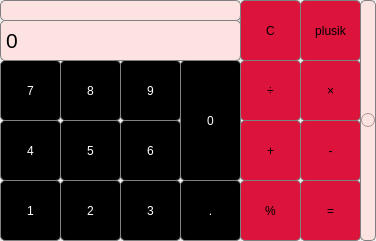
<?xml version="1.0" encoding="UTF-8"?>
<ui version="4.0">
 <class>MainWindow</class>
 <widget class="QMainWindow" name="MainWindow">
  <property name="geometry">
   <rect>
    <x>0</x>
    <y>0</y>
    <width>376</width>
    <height>241</height>
   </rect>
  </property>
  <property name="sizePolicy">
   <sizepolicy hsizetype="Preferred" vsizetype="Preferred">
    <horstretch>0</horstretch>
    <verstretch>0</verstretch>
   </sizepolicy>
  </property>
  <property name="windowTitle">
   <string>Calculator</string>
  </property>
  <widget class="QWidget" name="centralwidget">
   <property name="styleSheet">
    <string notr="true"/>
   </property>
   <widget class="QLabel" name="label">
    <property name="geometry">
     <rect>
      <x>0</x>
      <y>20</y>
      <width>241</width>
      <height>41</height>
     </rect>
    </property>
    <property name="font">
     <font>
      <pointsize>16</pointsize>
      <weight>50</weight>
      <italic>false</italic>
      <bold>false</bold>
      <underline>false</underline>
      <strikeout>false</strikeout>
      <kerning>true</kerning>
     </font>
    </property>
    <property name="styleSheet">
     <string notr="true">QLabel {
 qproperty-alignment: 'AlignVCenter | AlignRight';
 border: 1px solid gray;
background-color : #FDE2E2;
border-radius: 5px
}</string>
    </property>
    <property name="text">
     <string>0</string>
    </property>
   </widget>
   <widget class="QPushButton" name="pushButton_clear">
    <property name="geometry">
     <rect>
      <x>240</x>
      <y>0</y>
      <width>61</width>
      <height>61</height>
     </rect>
    </property>
    <property name="styleSheet">
     <string notr="true">QPushButton {
 background-color: crimson;
 border: 1px solid gray;
   border-radius: 5px;
}
QPushButton:pressed {
 background-color: qlineargradient(x1: 0, y1: 0, x2: 1, y2: 1,
stop: 0 #F3184B, stop: 1 #FF9AFF);
}</string>
    </property>
    <property name="text">
     <string>С</string>
    </property>
   </widget>
   <widget class="QPushButton" name="pushButton_7">
    <property name="geometry">
     <rect>
      <x>0</x>
      <y>60</y>
      <width>61</width>
      <height>61</height>
     </rect>
    </property>
    <property name="styleSheet">
     <string notr="true">QPushButton {
 background-color: black;
 border: 1px solid gray;
   border-radius: 5px;
color: white;
}
QPushButton:pressed {
 background-color: qlineargradient(x1: 0, y1: 0, x2: 0, y2: 1,
stop: 0 #b28fe6, stop: 1 #e68fc1);
}</string>
    </property>
    <property name="text">
     <string>7</string>
    </property>
   </widget>
   <widget class="QPushButton" name="pushButton_8">
    <property name="geometry">
     <rect>
      <x>60</x>
      <y>60</y>
      <width>61</width>
      <height>61</height>
     </rect>
    </property>
    <property name="styleSheet">
     <string notr="true">QPushButton {
 background-color: black;
 border: 1px solid gray;
   border-radius: 5px;
color: white;
}
QPushButton:pressed {
 background-color: qlineargradient(x1: 0, y1: 0, x2: 0, y2: 1,
stop: 0 #b28fe6, stop: 1 #e68fc1);
}</string>
    </property>
    <property name="text">
     <string>8</string>
    </property>
   </widget>
   <widget class="QPushButton" name="pushButton_9">
    <property name="geometry">
     <rect>
      <x>120</x>
      <y>60</y>
      <width>61</width>
      <height>61</height>
     </rect>
    </property>
    <property name="styleSheet">
     <string notr="true">QPushButton {
 background-color: black;
 border: 1px solid gray;
   border-radius: 5px;
color: white;
}
QPushButton:pressed {
 background-color: qlineargradient(x1: 0, y1: 0, x2: 0, y2: 1,
stop: 0 #b28fe6, stop: 1 #e68fc1);
}</string>
    </property>
    <property name="text">
     <string>9</string>
    </property>
   </widget>
   <widget class="QPushButton" name="pushButton_0">
    <property name="geometry">
     <rect>
      <x>180</x>
      <y>60</y>
      <width>61</width>
      <height>121</height>
     </rect>
    </property>
    <property name="styleSheet">
     <string notr="true">QPushButton {
 background-color: black;
 border: 1px solid gray;
   border-radius: 5px;
color: white;
}
QPushButton:pressed {
 background-color: qlineargradient(x1: 0, y1: 0, x2: 0, y2: 1,
stop: 0 #b28fe6, stop: 1 #e68fc1);
}</string>
    </property>
    <property name="text">
     <string>0</string>
    </property>
   </widget>
   <widget class="QPushButton" name="pushButton_divide">
    <property name="geometry">
     <rect>
      <x>240</x>
      <y>60</y>
      <width>61</width>
      <height>61</height>
     </rect>
    </property>
    <property name="styleSheet">
     <string notr="true">QPushButton {
 background-color: crimson;
 border: 1px solid gray;
   border-radius: 5px;
}
QPushButton:pressed {
 background-color: qlineargradient(x1: 0, y1: 0, x2: 1, y2: 1,
stop: 0 #F3184B, stop: 1 #FF9AFF);
}</string>
    </property>
    <property name="text">
     <string>÷</string>
    </property>
   </widget>
   <widget class="QPushButton" name="pushButton_multiply">
    <property name="geometry">
     <rect>
      <x>300</x>
      <y>60</y>
      <width>61</width>
      <height>61</height>
     </rect>
    </property>
    <property name="styleSheet">
     <string notr="true">QPushButton {
 background-color: crimson;
 border: 1px solid gray;
   border-radius: 5px;
}
QPushButton:pressed {
 background-color: qlineargradient(x1: 0, y1: 0, x2: 1, y2: 1,
stop: 0 #F3184B, stop: 1 #FF9AFF);
}</string>
    </property>
    <property name="text">
     <string>×</string>
    </property>
   </widget>
   <widget class="QPushButton" name="pushButton_4">
    <property name="geometry">
     <rect>
      <x>0</x>
      <y>120</y>
      <width>61</width>
      <height>61</height>
     </rect>
    </property>
    <property name="styleSheet">
     <string notr="true">QPushButton {
 background-color: black;
 border: 1px solid gray;
   border-radius: 5px;
color: white;
}
QPushButton:pressed {
 background-color: qlineargradient(x1: 0, y1: 0, x2: 0, y2: 1,
stop: 0 #b28fe6, stop: 1 #e68fc1);
}</string>
    </property>
    <property name="text">
     <string>4</string>
    </property>
   </widget>
   <widget class="QPushButton" name="pushButton_5">
    <property name="geometry">
     <rect>
      <x>60</x>
      <y>120</y>
      <width>61</width>
      <height>61</height>
     </rect>
    </property>
    <property name="styleSheet">
     <string notr="true">QPushButton {
 background-color: black;
 border: 1px solid gray;
   border-radius: 5px;
color: white;
}
QPushButton:pressed {
 background-color: qlineargradient(x1: 0, y1: 0, x2: 0, y2: 1,
stop: 0 #b28fe6, stop: 1 #e68fc1);
}</string>
    </property>
    <property name="text">
     <string>5</string>
    </property>
   </widget>
   <widget class="QPushButton" name="pushButton_6">
    <property name="geometry">
     <rect>
      <x>120</x>
      <y>120</y>
      <width>61</width>
      <height>61</height>
     </rect>
    </property>
    <property name="styleSheet">
     <string notr="true">QPushButton {
 background-color: black;
 border: 1px solid gray;
   border-radius: 5px;
color: white;
}
QPushButton:pressed {
 background-color: qlineargradient(x1: 0, y1: 0, x2: 0, y2: 1,
stop: 0 #b28fe6, stop: 1 #e68fc1);
}</string>
    </property>
    <property name="text">
     <string>6</string>
    </property>
   </widget>
   <widget class="QPushButton" name="pushButton_add">
    <property name="geometry">
     <rect>
      <x>240</x>
      <y>120</y>
      <width>61</width>
      <height>61</height>
     </rect>
    </property>
    <property name="styleSheet">
     <string notr="true">QPushButton {
 background-color: crimson;
 border: 1px solid gray;
   border-radius: 5px;
}
QPushButton:pressed {
 background-color: qlineargradient(x1: 0, y1: 0, x2: 1, y2: 1,
stop: 0 #F3184B, stop: 1 #FF9AFF);
}</string>
    </property>
    <property name="text">
     <string>+</string>
    </property>
   </widget>
   <widget class="QPushButton" name="pushButton_subtract">
    <property name="geometry">
     <rect>
      <x>300</x>
      <y>120</y>
      <width>61</width>
      <height>61</height>
     </rect>
    </property>
    <property name="styleSheet">
     <string notr="true">QPushButton {
 background-color: crimson;
 border: 1px solid gray;
  border-radius: 5px;
}
QPushButton:pressed {
 background-color: qlineargradient(x1: 0, y1: 0, x2: 1, y2: 1,
stop: 0 #F3184B, stop: 1 #FF9AFF);
}</string>
    </property>
    <property name="text">
     <string>-</string>
    </property>
   </widget>
   <widget class="QPushButton" name="pushButton_1">
    <property name="geometry">
     <rect>
      <x>0</x>
      <y>180</y>
      <width>61</width>
      <height>61</height>
     </rect>
    </property>
    <property name="styleSheet">
     <string notr="true">QPushButton {
 background-color: black;
 border: 1px solid gray;
   border-radius: 5px;
color: white;
}
QPushButton:pressed {
 background-color: qlineargradient(x1: 0, y1: 0, x2: 0, y2: 1,
stop: 0 #b28fe6, stop: 1 #e68fc1);
}</string>
    </property>
    <property name="text">
     <string>1</string>
    </property>
   </widget>
   <widget class="QPushButton" name="pushButton_2">
    <property name="geometry">
     <rect>
      <x>60</x>
      <y>180</y>
      <width>61</width>
      <height>61</height>
     </rect>
    </property>
    <property name="styleSheet">
     <string notr="true">QPushButton {
 background-color: black;
 border: 1px solid gray;
   border-radius: 5px;
color: white;
}
QPushButton:pressed {
 background-color: qlineargradient(x1: 0, y1: 0, x2: 0, y2: 1,
stop: 0 #b28fe6, stop: 1 #e68fc1);
}</string>
    </property>
    <property name="text">
     <string>2</string>
    </property>
   </widget>
   <widget class="QPushButton" name="pushButton_3">
    <property name="geometry">
     <rect>
      <x>120</x>
      <y>180</y>
      <width>61</width>
      <height>61</height>
     </rect>
    </property>
    <property name="styleSheet">
     <string notr="true">QPushButton {
 background-color: black;
 border: 1px solid gray;
   border-radius: 5px;
color: white;
}
QPushButton:pressed {
 background-color: qlineargradient(x1: 0, y1: 0, x2: 0, y2: 1,
stop: 0 #b28fe6, stop: 1 #e68fc1);
}</string>
    </property>
    <property name="text">
     <string>3</string>
    </property>
   </widget>
   <widget class="QPushButton" name="pushButton_decimal">
    <property name="geometry">
     <rect>
      <x>180</x>
      <y>180</y>
      <width>61</width>
      <height>61</height>
     </rect>
    </property>
    <property name="styleSheet">
     <string notr="true">QPushButton {
 background-color: black;
 border: 1px solid gray;
   border-radius: 5px;
color: white;
}
QPushButton:pressed {
 background-color: qlineargradient(x1: 0, y1: 0, x2: 0, y2: 1,
stop: 0 #b28fe6, stop: 1 #e68fc1);
}</string>
    </property>
    <property name="text">
     <string>.</string>
    </property>
   </widget>
   <widget class="QPushButton" name="pushButton_percent">
    <property name="geometry">
     <rect>
      <x>240</x>
      <y>180</y>
      <width>61</width>
      <height>61</height>
     </rect>
    </property>
    <property name="styleSheet">
     <string notr="true">QPushButton {
 background-color: crimson;
 border: 1px solid gray;
   border-radius: 5px;
}
QPushButton:pressed {
 background-color: qlineargradient(x1: 0, y1: 0, x2: 1, y2: 1,
stop: 0 #F3184B, stop: 1 #FF9AFF);
}</string>
    </property>
    <property name="text">
     <string>%</string>
    </property>
   </widget>
   <widget class="QPushButton" name="pushButton_equals">
    <property name="geometry">
     <rect>
      <x>300</x>
      <y>180</y>
      <width>61</width>
      <height>61</height>
     </rect>
    </property>
    <property name="styleSheet">
     <string notr="true">QPushButton {
 background-color: crimson;
 border: 1px solid gray;
   border-radius: 5px;
}
QPushButton:pressed {
 background-color: qlineargradient(x1: 0, y1: 0, x2: 1, y2: 1,
stop: 0 #F3184B, stop: 1 #FF9AFF);
}</string>
    </property>
    <property name="text">
     <string>=</string>
    </property>
   </widget>
   <widget class="QLabel" name="top_label">
    <property name="geometry">
     <rect>
      <x>0</x>
      <y>0</y>
      <width>241</width>
      <height>21</height>
     </rect>
    </property>
    <property name="font">
     <font>
      <pointsize>10</pointsize>
     </font>
    </property>
    <property name="styleSheet">
     <string notr="true">QLabel {
 qproperty-alignment: 'AlignVCenter | AlignRight';
 border: 1px solid gray;
background-color : #FDE2E2;
border-radius: 5px
}</string>
    </property>
    <property name="text">
     <string/>
    </property>
   </widget>
   <widget class="QPushButton" name="pushButton_back">
    <property name="geometry">
     <rect>
      <x>300</x>
      <y>0</y>
      <width>61</width>
      <height>61</height>
     </rect>
    </property>
    <property name="styleSheet">
     <string notr="true">QPushButton {
 background-color: crimson;
 border: 1px solid gray;
   border-radius: 5px;
}
QPushButton:pressed {
 background-color: qlineargradient(x1: 0, y1: 0, x2: 1, y2: 1,
stop: 0 #F3184B, stop: 1 #FF9AFF);
}</string>
    </property>
    <property name="text">
     <string>plusik</string>
    </property>
   </widget>
   <widget class="QRadioButton" name="radioButton">
    <property name="geometry">
     <rect>
      <x>360</x>
      <y>0</y>
      <width>16</width>
      <height>241</height>
     </rect>
    </property>
    <property name="styleSheet">
     <string notr="true">QRadioButton {
 background-color:#FDE2E2;
 border: 1px solid gray;
   border-radius: 5px;
}
QRadioButton:pressed {
 background-color: qlineargradient(x1: 0, y1: 0, x2: 1, y2: 1,
stop: 0 #F3184B, stop: 1 #FF9AFF);
}</string>
    </property>
    <property name="text">
     <string>.</string>
    </property>
   </widget>
  </widget>
 </widget>
 <resources/>
 <connections/>
</ui>
